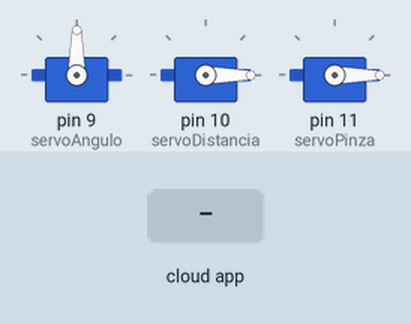
Simulated run of this sketch. Board: Arduino Uno, built with avr-gcc and run on an emulated ATmega328P. On the bench: 3 × servo. Inputs (shaded band) come from the test bench. The ROS host is connected and sends only what is stated.

Above: at 1.2 s.
1.3 s: the phone or cloud app sets Manipulator_Velocidad to R
At 1.9 s:
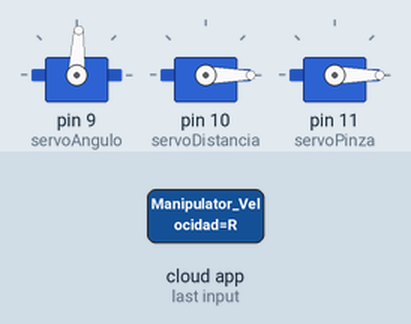
2.8 s: the phone or cloud app sets Manipulator_Velocidad to T
At 3.1 s:
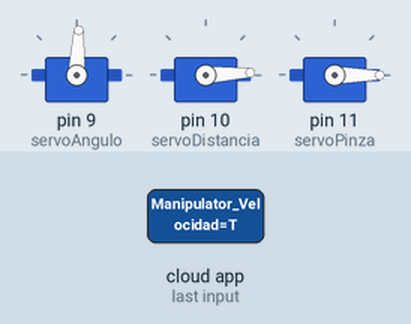
Timing chart, 0 to 5.8 s (numbered marks = the images above; inputs shaded):
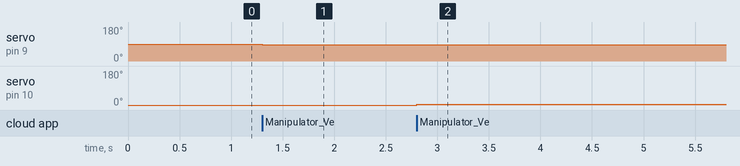

The sketch:

servo_listener.ino
```cpp
/*
 * rosserial Subscriber Example
 * Blinks an LED on callback
 */

#include <ros.h>
#include <std_msgs/String.h>
#include <Servo.h>A

Servo servoAngulo;
Servo servoDistancia;
Servo servoPinza;

int incomingByte = 0;
int angulo1 = 90;
int angulo2 = 0;
int angulo3 = 0;
int vel = 3;

String current_msg = "N";

ros::NodeHandle  nh;

void messageCb( const std_msgs::String& toggle_msg){
  current_msg = toggle_msg.data;
  if (current_msg == "R"){
    //R: Sumar angulo
    angulo1 -=vel;
    servoAngulo.write(angulo1);
  }else if(current_msg == "F"){
    //F:Restar angulo
    angulo1 +=vel;
    servoAngulo.write(angulo1);
  }else if(current_msg == "T"){
    //T:Sumar distancia
    angulo2 +=vel;
    servoDistancia.write(angulo2);
  }else if(current_msg == "G"){
    //G:Restar distancia
    angulo2 -=vel;
    servoDistancia.write(angulo2);
  }else if(current_msg == "Y"){
    //Y:Sumar pinza
    angulo3 +=vel;
    servoPinza.write(angulo3);
  }else if(current_msg == "H"){
    //H:Restar pinza
    angulo3 -=vel;
    servoPinza.write(angulo3);
  }
}

ros::Subscriber<std_msgs::String> sub("Manipulator_Velocidad", &messageCb );

void setup()
{
  servoAngulo.attach(9);
  servoDistancia.attach(10);
  servoPinza.attach(11);

  servoAngulo.write(angulo1);
  servoDistancia.write(angulo2);
  servoPinza.write(angulo3);
  nh.initNode();
  nh.subscribe(sub);
}

void loop()
{
  nh.spinOnce();
  delay(1);
}
```

Measured:
- after the input at 1.3 s, servo on pin 9 (servoAngulo): 90° → 87° at once
- after the input at 2.8 s, servo on pin 10 (servoDistancia): 0° → 3° at once
